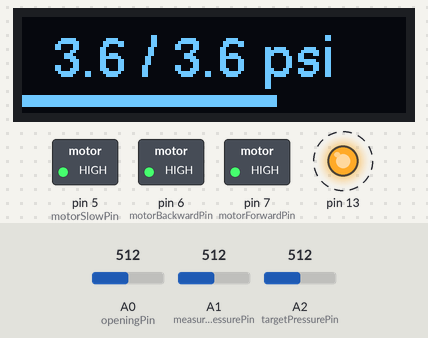
Bench run of a sketch on a simulated Arduino Uno, built with avr-gcc and run on an emulated ATmega328P. On the bench: 128×32 one-colour display, switched loads named in the sketch (green lamp = pin HIGH), output pins drawn as LEDs (lit = HIGH). Dashed ring = blinking. The inputs (shaded band) are chosen by the test bench; at power-on: A1 (measuredPressurePin) = 512, A2 (targetPressurePin) = 512, A0 (openingPin) = 512.

Above: at 1.2 s.
1.3 s: A1 (measuredPressurePin) set to 535
At 1.59 s:
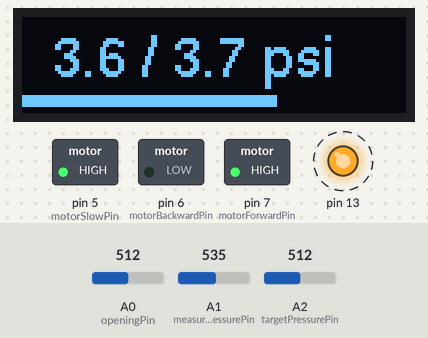
3.9 s: A2 (targetPressurePin) set to 529
At 4.06 s:
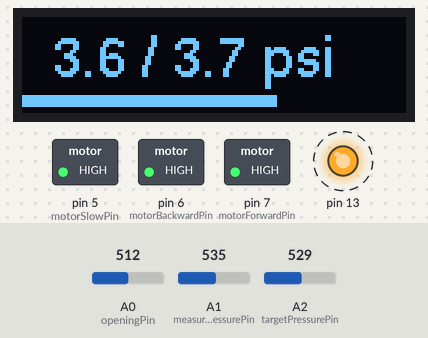
5.7 s: A1 (measuredPressurePin) set to 511
At 6.49 s:
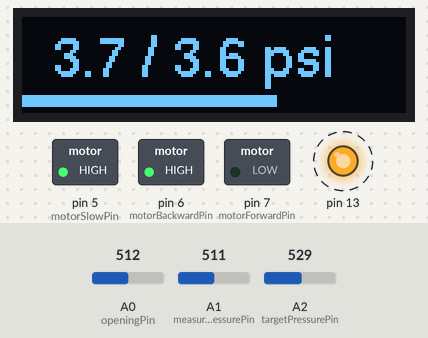
8.7 s: A2 (targetPressurePin) set to 573
At 9.32 s:
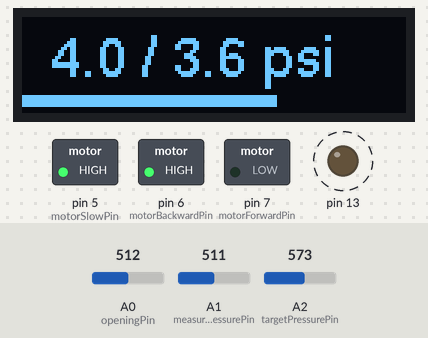
10.2 s: A2 (targetPressurePin) set to 589
At 10.73 s:
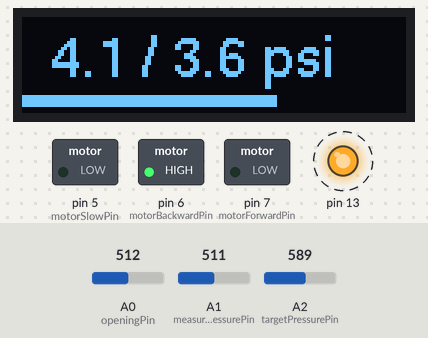
13.1 s: A1 (measuredPressurePin) set to 716
At 13.88 s:
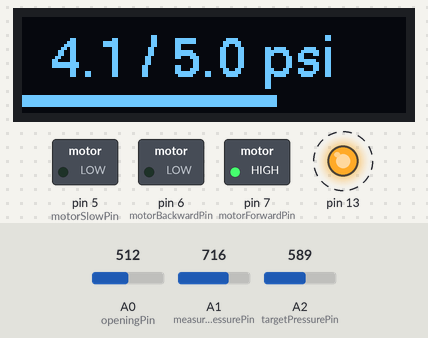
Timing chart, 0 to 16.9 s (numbered marks = the images above; inputs shaded):
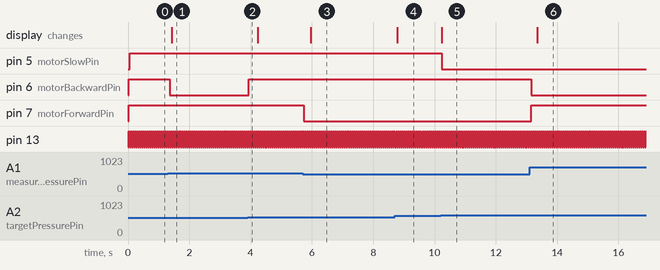

Measured:
- the behaviour switches between 526 and 527 on A1 (measuredPressurePin) (found by bisection; images 0 and 1)
- the behaviour switches between 520 and 521 on A2 (targetPressurePin) (found by bisection; images 1 and 2)
- the behaviour switches between 581 and 582 on A2 (targetPressurePin) (found by bisection; images 4 and 5)
- after the input at 1.3 s, pin 6 (motorBackwardPin): HIGH → LOW after 0.06 s; the display: changes after 0.12 s (image 1)
- after the input at 3.9 s, pin 6 (motorBackwardPin): LOW → HIGH at once
- after the input at 5.7 s, pin 7 (motorForwardPin): HIGH → LOW at once; the display: changes after 0.27 s (image 3)
- after the input at 8.7 s, the display: changes after 0.08 s (image 4)
- after the input at 10.2 s, pin 5 (motorSlowPin): HIGH → LOW at once; the display: changes at once (image 5)
- after the input at 13.1 s, pin 6 (motorBackwardPin): HIGH → LOW after 0.06 s; pin 7 (motorForwardPin): LOW → HIGH after 0.06 s; the display: changes after 0.25 s (image 6)

The sketch:

PressureControlSoftware.ino
```cpp
#include "Parameters.h"
#include "Reader.h"
#include "Display.h"
#include "Valve.h"

// #define SERIAL_DEBUG 0

void setup() {
  #ifdef SERIAL_DEBUG
    Serial.begin(9600);
    Serial.println("Starting...");
  #endif
  Display::init();
  Valve::init();
  pinMode(13, OUTPUT);
}

void loop() {
  digitalWrite(13, !digitalRead(13));  // activity indicator

  float targetPsi = getTargetPressureDelta();
  float measuredPsi = getPressureMeasuredDelta();
  float offPsi = targetPsi - measuredPsi;

  float valveOpening = Valve::getOpening();

  #ifndef SERIAL_DEBUG
    Display::showPressureSelection(measuredPsi, targetPsi);
    Display::showValveOpening(valveOpening, 0.f);
    Display::submit();
  #endif

  #ifdef SERIAL_DEBUG
    Serial.print("Off by: ");
    Serial.print(offPsi, 2);
    Serial.println(" psi");
  #endif

  // motor movement
  if (abs(offPsi) > toleratedPsiDelta) {
    Valve::move(offPsi < 0);  // open or close depending on inequality
  }
  else {
    Valve::stop();
  }
  Valve::setSlow(abs(offPsi) < lowSpeedPsiDelta); // control speed
}
```

Display.h
```cpp
#ifndef DISPLAY_H
#define DISPLAY_H

#include <Arduino.h>
#include <SPI.h>
#include <U8g2lib.h>

// reference for the display code
// https://github.com/olikraus/u8g2/wiki/u8g2reference#drawbox

// initialize display library
U8G2_SSD1306_128X32_UNIVISION_F_SW_I2C u8g2(U8G2_R0, SCL, SDA, U8X8_PIN_NONE);

// output string buffer
char psiString[13];

class Display
{
public:
    static void init() {
        u8g2.begin();
    };

    static void helloWorld() {
        u8g2.firstPage();
        do {
            u8g2.setFont(u8g2_font_helvR14_tr);
            u8g2.drawStr(0,20,"Hello World!!");
        } while ( u8g2.nextPage() );
    };

    static void showPressureSelection(float actual, float target) {
        u8g2.firstPage();
        u8g2.setFont(u8g2_font_helvR14_tr);

        int actualDigit = (int) actual;
        int actualDecimal = (int) (actual * 10) % 10;

        int targetDigit = (int) target;
        int targetDecimal = (int) (target * 10) % 10;

        sprintf(psiString, "%01d.%01d / %01d.%01d psi", targetDigit, targetDecimal, actualDigit, actualDecimal);

        u8g2.drawStr(10, 20, psiString);
    };

    static void showValveOpening(float valve, float valveTarget) {
        int width = (int) (valve * 128 + .5);
        u8g2.drawBox(0, 26, width, 4);
        int targetWidth = (int) (valveTarget * 128 + .5);
        u8g2.drawBox(0, 30, targetWidth, 2);
    };

    static void submit() {
        u8g2.sendBuffer();
    };

};

#endif
```

Parameters.h
```cpp
#ifndef PARAMETERS_H
#define PARAMETERS_H

// valve controller
const float toleratedPsiDelta = 0.1;
const float lowSpeedPsiDelta = 0.5;
const float valveSpeed = 0.01; // disabled

// motor control
const float openingTolerance = 0.1; // disabled

const float minOpening = 0.05; // disabled
const float maxOpeningAtPsiDelta = 1.5; // disabled


// derived parameters
const float targetTolerance = openingTolerance / 2;
const float m = (1. - minOpening) / maxOpeningAtPsiDelta;
const float b = minOpening;

#endif
```

Reader.h
```cpp
#ifndef READER_H
#define READER_H

#include "Arduino.h"


const uint8_t targetPressurePin = A2,
    measuredPressurePin = A1;


float getTargetPressureDelta() {
    // returns the target pressure delta in PSI
    // guaranteed to be in [0, 4.5]

    int rawVal = analogRead(targetPressurePin);
    float psi = map(rawVal, 0, 634, 0, 4500) / 1000.;

    // chop to [0, 4.5]
    psi = max(0, psi);
    psi = min(4.5, psi);

    return psi;
}


float getPressureMeasuredDelta() {
    // returns the measured pressure delta in PSI
    // no guarantee on bounds of this value

    int rawVal = analogRead(measuredPressurePin);
    float psi = map(rawVal, 0, 634, 0, 4500) / 1000.;

    return psi;
}

#endif
```

Valve.h
```cpp
#ifndef VALVE_H
#define VALVE_H

#include "Parameters.h"
#include <Arduino.h>

#define VALVE_MOTOR_REVERSED false

// motor sample code
// https://www.velleman.eu/support/downloads/?code=VMA03

const uint8_t openingPin = A0,
    motorSlowPin = 5,
    motorBackwardPin = 6,
    motorForwardPin = 7;

class Valve
{
public:
    static void init() {
        pinMode(motorBackwardPin, OUTPUT);
        pinMode(motorForwardPin, OUTPUT);
        pinMode(motorSlowPin, OUTPUT);
        digitalWrite(motorBackwardPin, HIGH);
        digitalWrite(motorForwardPin, HIGH);
        digitalWrite(motorSlowPin, LOW);
        moving = false;
    };

    static float getOpening() {
        // returns the valve state in [0,1], where 0 is closed and 1 is open

        int rawVal = analogRead(openingPin);
        float opening = map(rawVal, 0, 767, 0, 1000) / 1000.;

        return opening;
    };

    static void setOpening(float target) {
        // sets the valve opening target
        // depending on the current state, the motor will be engaged

        target = min(target, 1.);
        target = max(target, 0.);
        float actual = getOpening();

        float delta = target - actual;
        float absDelta = abs(delta);

        if (actual == target) {
            stop();
            return;
        }

        // for complete opening / closing keep moving
        // a mechanical solution prevents the motor from taking damage
        if (target == 0.) {
            move(false);
            return;
        }
        if (target == 1.) {
            move(true);
            return;
        }

        if (moving) {
            if (absDelta < targetTolerance) {
                stop();
            }
            else {
                move(delta > 0);
            }
        }
        else {
            if (absDelta > openingTolerance) {
                move(delta > 0);
            }
        }
    };

    static void open() {
        move(true);
    };

    static void close() {
        move(false);
    };

    static void move(bool forward) {
        forward ^= VALVE_MOTOR_REVERSED;
        moving = true;
        digitalWrite(motorBackwardPin, !forward);
        digitalWrite(motorForwardPin, forward);
    };

    static void stop() {
        moving = false;
        digitalWrite(motorBackwardPin, HIGH);
        digitalWrite(motorForwardPin, HIGH);
    };

    static void setSlow(bool slow) {
        digitalWrite(motorSlowPin, slow);
    };

private:
    static bool moving;
};

bool Valve::moving = false;

#endif
```
